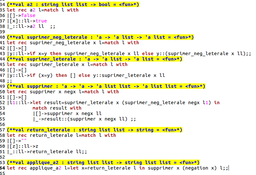
#> input picture a2.png, 256 x 175 px, shrunk from 800 x 546 before the run
$ python app_RLE.py
#> lines starting #> are read from the running program, lines starting #| are printed output that depends on the picture; long printed decimals are rounded
### algo_RLE.py
import numpy as np

def rle(donnee,pre,sortie) :
    cmp=0
    for n in donnee :
        if n=="1" :
           if pre=="1" :
               cmp = cmp+1
               pre="1"
           else :
               if pre !="":
                   sortie.append(cmp)
               cmp = 1
               pre = "1"
        if n=="0" :
           if pre=="0" :
               cmp = cmp+1
               pre="0"
           else :
               if pre !="":
                   sortie.append(cmp)
               cmp=1
               pre = "0"
    sortie.append(cmp)

    return sortie

# [5 lines left out: function true, not called in this run]

def code(sortie) :
    i = 0
    result = []
    while i < len(sortie):
        if sortie[i] < 255:
            result.append(sortie[i])
        else:
            if sortie[i] == 255 :
                result.append(255)
                result.append(0)
            else :
                val = sortie[i]
                while val > 255 :
                    result.append(255)
                    val = val - 255
                    if val <= 255 :
                        result.append(val)
                        if val == 255 :
                           result.append(0)
                        break
        i = i + 1

    return result

def recuperation(d) :
    result = []
    val = 0
    i = 0
    while i < len(d) :
        if d[i] == 255 :
            while d[i] == 255 :
                 val = val + d[i]
                 i = i + 1
            result.append(val+d[i])
            val = 0
        else :
            result.append(d[i])
        i = i + 1
    return result
def rle_binaire(donnee):
    sortie=[]
    if donnee[0]=="0" :
        sortie=rle(donnee,"",sortie)
    else :
        sortie.append(0)
        sortie=rle(donnee,"",sortie)

    return code(sortie)
def rle_binaire_inverse(d) :
    i=0
    pre=""
    sortie=""
    donnee = recuperation(d)
    while i<len(donnee) :
        if pre=="" or pre=="0" :
             sortie = sortie + ("0" * donnee[i])
             pre="1"
        else :
            sortie = sortie + ("1" * donnee[i])
            pre="0"
        i=i+1
    return sortie
"""#codage
sortie1=rle_binaire("10001100010")
print(sortie1)
sortie2=rle_binaire("000110000010")
print(sortie2)
#decodage
donnee1=rle_binaire_inverse(sortie1)
print(donnee1)
donnee2=rle_binaire_inverse(sortie2)
print(donnee2)
"""

"""
print([500,21,1050,12])
s1 = code([500,21,1050,12])
print(s1)
s2 = recuperation(s1)
print(s2)
"""

### app_RLE.py
import sys
import numpy as np
import cv2

import algo_RLE


def to_bin(mat,l,c):
    str_mat=""
    i = 0
    while i < l:
        j = 0
        while j < c:
            chaine=str.replace(bin(mat[i][j]),"0b","")
            if len(chaine) < 8 :
                chaine=chaine.zfill(8)
            str_mat=str_mat+chaine
            j = j + 1
        i = i + 1
    return str_mat

def codage_image_RLE(img):
    R = img[:, :, 0]
    G = img[:, :, 1]
    B = img[:, :, 2]

    RR = algo_RLE.rle_binaire(to_bin(R, R.shape[0], R.shape[1]))
    GG = algo_RLE.rle_binaire(to_bin(G, G.shape[0], G.shape[1]))
    BB = algo_RLE.rle_binaire(to_bin(B, B.shape[0], B.shape[1]))

    return RR,GG,BB

def to_dec(s,l,c):
    mat=np.zeros((l,c))
    h=0
    i = 0
    while i < l:
        j = 0
        while j < c:
            k=s[h:h+8]
            mat[i][j]=int(k,2)
            j = j + 1
            h=h+8
        i = i + 1

    return mat

def decodage(RR,GG,BB,l,c):

    R=to_dec(algo_RLE.rle_binaire_inverse(RR),l,c)
    G=to_dec(algo_RLE.rle_binaire_inverse(GG),l,c)
    B=to_dec(algo_RLE.rle_binaire_inverse(BB),l,c)

    result=np.empty((l,c,3),np.uint8)

    result[:, :, 0]=R
    result[:, :, 1]=G
    result[:, :, 2]=B

    return result

#lecteur de l'image en couleur
img_couleur = cv2.imread("a2.png")
#> img_couleur is the input picture: shape (175, 256, 3); mean B, G, R 217.6, 238.9, 240.4
# verifier esq la lecture de l'image fait correctement
if img_couleur.size == 0 :
    sys.exit("Error: the image has not been correctly loaded.")
#codage d'une image
RR,GG,BB=codage_image_RLE(img_couleur)
#> in codage_image_RLE, `R = img[:, :, 0]`:
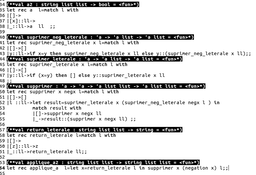
#> R: shape (175, 256); min 0, max 255, mean 217.6
#> in codage_image_RLE, `G = img[:, :, 1]`:
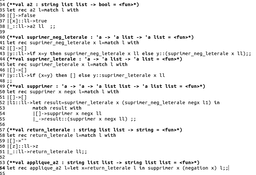
#> G: shape (175, 256); min 3, max 255, mean 238.9
#> in codage_image_RLE, `B = img[:, :, 2]`:
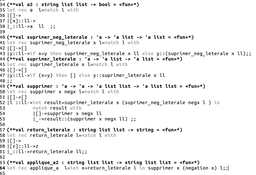
#> B: shape (175, 256); min 10, max 255, mean 240.4
#> after the loop in to_bin, `while i < l:`: i = 175
#> in rle_binaire, `sortie=[]`: sortie = []
#> after the loop in rle, `for n in donnee :`: sortie = 55179 items
#> in rle_binaire, `sortie=rle(donnee,"",sortie)`: sortie = 55180 items
#> the loop in code, `while i < len(sortie):` made 55180 passes
#> after the loop in code, `while i < len(sortie):`: i = 55180; result = 55792 items
#> the loop in code (call 2), `while i < len(sortie):` made 47098 passes
#> in codage_image_RLE, `GG = algo_RLE.rle_binaire(to_bin(G, G.shape[0], G.shape[1]))`: GG = 47700 items
#> in codage_image_RLE, `BB = algo_RLE.rle_binaire(to_bin(B, B.shape[0], B.shape[1]))`: BB = 46400 items
#> RR = 55792 items; GG = 47700 items; BB = 46400 items
#decodage de l'image
result=decodage(RR,GG,BB,img_couleur.shape[0],img_couleur.shape[1])
#> the loop in recuperation, `while i < len(d) :` made 55180 passes
#> (val, i) on pass 24: (0, 32)
#> i on passes 1 to 6: 1, 2, 3, 4, 5, 6
#> after the loop in recuperation, `while i < len(d) :`: i = 55792; result = 55180 items; val = 0
#> in rle_binaire_inverse, `donnee = recuperation(d)`: donnee = 55180 items
#> the loop in rle_binaire_inverse, `while i<len(donnee) :` made 55180 passes
#> (sortie, pre) on passes 1 to 12: ('', '1'), ('1', '0'), ('10000', '1'), ('1000011', '0'), ('10000110', '1'), ('1000011011', '0'), ('100001101100', '1'), ('10000110110011', '0'), ('100001101100110', '1'), ('100001101100110111', '0'), ('1000011011001101110', '1'), ('10000110110011011101', '0')
#> pre on passes 24 to 29: '0', '1', '0', '1', '0', '1'
#> after the loop in rle_binaire_inverse, `while i<len(donnee) :`: i = 55180
#> in to_dec, `mat=np.zeros((l,c))`: mat: shape (175, 256) float64; every value is 0
#> the loop in recuperation (call 2), `while i < len(d) :` made 47098 passes
#> the loop in rle_binaire_inverse (call 2), `while i<len(donnee) :` made 47098 passes
#> (sortie, pre) on passes 1 to 12: ('', '1'), ('1', '0'), ('1000', '1'), ('10001', '0'), ('10001000', '1'), ('1000100011', '0'), ('10001000110000', '1'), ('100010001100001', '0'), ('1000100011000010', '1'), ('100010001100001011', '0'), ('1000100011000010110', '1'), ('1000100011000010110111111', '0')
#> in decodage, `result[:, :, 0]=R`:
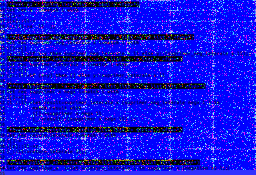
#> result: shape (175, 256, 3); mean of channels 0, 1, 2 217.6, 19.5, 19.9; drawn as B, G, R
#> in decodage, `result[:, :, 1]=G`:
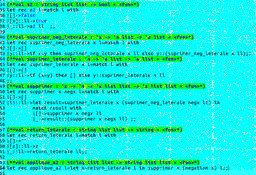
#> result: shape (175, 256, 3); mean of channels 0, 1, 2 217.6, 238.9, 19.9; drawn as B, G, R
cv2.imshow("result",result)
cv2.waitKey(0)
cv2.destroyAllWindows()
#calculer le taux
taux=(sys.getsizeof(RR)+sys.getsizeof(GG)+sys.getsizeof(BB))/sys.getsizeof(img_couleur)
print(taux)
#| 9.587
